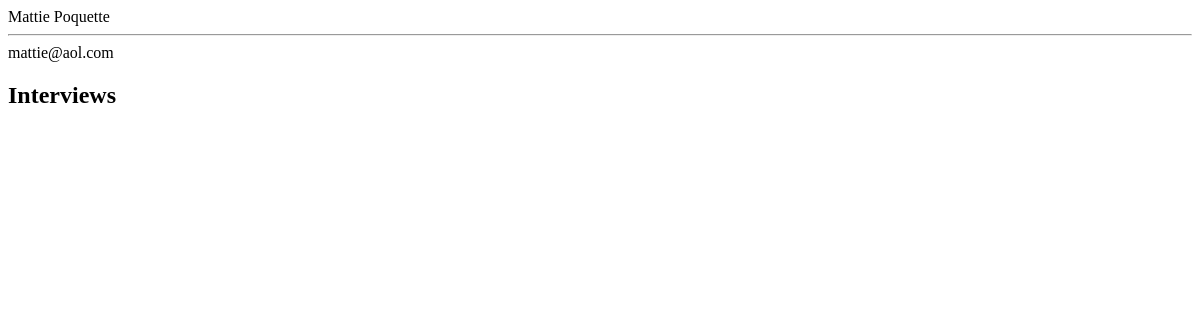
Page /interviews/interviewer/2 on the earlier database version.
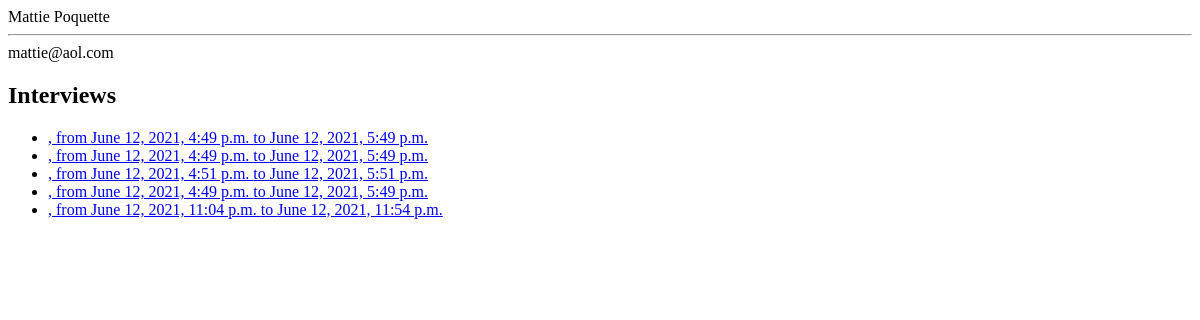
Same page on the later database version.
### interviews/models.py (models this page shows, shortened)
class Interview(models.Model):
    interviewer = models.ManyToManyField(Interviewer, blank=False, related_name='interviewer')
    interviewee = models.ManyToManyField(Interviewee, blank=False, related_name='interviewee')
    start_datetime = models.DateTimeField(default=timezone.now, blank=False, null=False)
    end_datetime = models.DateTimeField(default=add_an_hour, blank=False, null=False)
    more_info = models.TextField(blank=True, null=False, default="", max_length=500)

### interviews/views.py (the view)
# urls.py: path('interviewer/<int:pk>', InterviewerDetail.as_view(), name='viewInterviewer'),
class InterviewerDetail(generic.DetailView):
	model = Interviewer
	template_name = 'interviews/interviewer_detail.html'
	context_object_name = 'interviewer'

### interviews/templates/interviews/interviewer_detail.html (shortened to what this page needs)
<hr>
{{ interviewer.email }}
<h2>Interviews</h2>
<ul>
{% for interview in interviewer.interviewer.all %}
    <li><a href="{% url 'interviews:viewInterview' interview.id %}">{{ interview.title }}, from {{ interview.start_datetime }} to {{ interview.end_datetime }}</a></li>
{% endfor %}
</ul>

Differences in the rows shown:
now on this page (row unchanged): Interview: start_datetime "June 12, 2021, 4:49 p.m.", end_datetime "June 12, 2021, 5:49 p.m."
now on this page (row unchanged): Interview: start_datetime "June 12, 2021, 4:49 p.m.", end_datetime "June 12, 2021, 5:49 p.m."
added Interview: start_datetime "June 12, 2021, 4:51 p.m.", end_datetime "June 12, 2021, 5:51 p.m."
now on this page (row unchanged): Interview: start_datetime "June 12, 2021, 4:49 p.m.", end_datetime "June 12, 2021, 5:49 p.m."
added Interview: start_datetime "June 12, 2021, 11:04 p.m.", end_datetime "June 12, 2021, 11:54 p.m."
